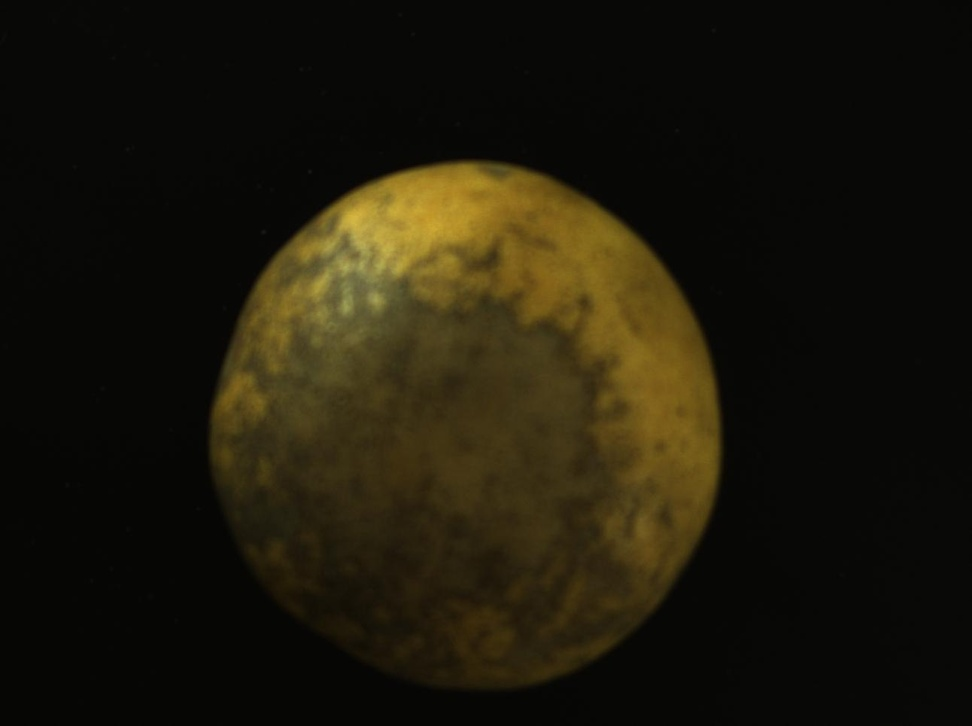
#> input picture youzi-picture/Image8.jpg, 972 x 726 px, shrunk from 1292 x 964 before the run
$ python main.py
#> lines starting #> are read from the running program, lines starting #| are printed output that depends on the picture; after the words box and inside, x2 and y2 are one past the last pixel; in counts of white or black regions, pixels touching at a corner belong together
### header.py
import cv2
import numpy as np

class Detect(object):

    # 将RGB图像转为HSI图像 返回h通道，s通道，i通道图像以及hsi图像
    def rgb2hsi(self, image):
        b, g, r = cv2.split(image)  # 读取通道
        r = r / 255.0  # 归一化
        g = g / 255.0
        b = b / 255.0
        eps = 1e-6  # 防止除零

        img_i = (r + g + b) / 3  # I分量

        img_h = np.zeros(r.shape, dtype=np.float32)
        img_s = np.zeros(r.shape, dtype=np.float32)
        min_rgb = np.zeros(r.shape, dtype=np.float32)
        # 获取RGB中最小值
        min_rgb = np.where((r <= g) & (r <= b), r, min_rgb)
        min_rgb = np.where((g <= r) & (g <= b), g, min_rgb)
        min_rgb = np.where((b <= g) & (b <= r), b, min_rgb)
        img_s = 1 - 3 * min_rgb / (r + g + b + eps)  # S分量

        num = ((r - g) + (r - b)) / 2
        den = np.sqrt((r - g) ** 2 + (r - b) * (g - b))
        theta = np.arccos(num / (den + eps))
        img_h = np.where((b - g) > 0, 2 * np.pi - theta, theta)  # H分量
        img_h = np.where(img_s == 0, 0, img_h)

        img_h = img_h / (2 * np.pi)  # 归一化
        temp_s = img_s - np.min(img_s)
        temp_i = img_i - np.min(img_i)
        img_s = temp_s / np.max(temp_s)
        img_i = temp_i / np.max(temp_i)

        image_hsi = cv2.merge([img_h, img_s, img_i])
        return img_h, img_s, img_i, image_hsi

    def nothing(self, x):
        pass

    # 图像预处理与轮廓获取
    def findcont(self, image):
        image = cv2.cvtColor(image, cv2.COLOR_BGR2GRAY)
        reval_T_2, dst_Tri_2 = cv2.threshold(image, 10, 255, cv2.THRESH_BINARY_INV)
        dst_Tri_2 = ~dst_Tri_2  # 黑白像素转置
        contours, hierarchy = cv2.findContours(dst_Tri_2, cv2.RETR_TREE, cv2.CHAIN_APPROX_SIMPLE)
        return contours, hierarchy

    # 获取最大面积轮廓的凸包并返回
    def get_hull(self, contours):
        # 找到最大面积的轮廓
        area = []
        for i in range(len(contours)):
            area.append(cv2.contourArea(contours[i]))
        max_index = np.argmax(np.array(area))
        # 获取最大面积的凸包[hull]
        hull = cv2.convexHull(contours[max_index])
        return hull

    # 获取凸包hull的roi区域并返回
    def return_roi(self, height, width, hull):
        roi = np.zeros((height, width), dtype=np.uint8)
        roi.fill(128)
        cv2.fillPoly(roi, [hull], (255), 8, 0)
        return roi

    # 获取图像中黑色像素的个数
    def get_blackNum(self, height, width, image):
        # 建立一个与图像尺寸相同的全零数组
        npim = np.zeros((height, width), dtype=np.uint8)
        # 将图像3个通道相加赋值给空数组
        npim[:] = image[:, :]
        cont = len(npim[npim == 0])
        return cont

    # 判断是否是好果子
    def judge_ifgood(self, cont, hull_area, image):
        font = cv2.FONT_HERSHEY_SIMPLEX
        if (cont / hull_area <= 0.2):
            cv2.putText(image, "This is good", (0, 250), font, 3, (0, 255, 0), 15,
                        cv2.FONT_HERSHEY_SCRIPT_SIMPLEX)
        else:
            cv2.putText(image, "This is bad", (0, 250), font, 3, (0, 255, 0), 15,
                        cv2.FONT_HERSHEY_SCRIPT_SIMPLEX)
        return image

### main.py
from header import *

# 定义类
detect = Detect()
# 读取图像
img = cv2.imread("./youzi-picture/Image8.jpg")
#> img is the input picture: shape (726, 972, 3); mean B, G, R 10.7, 24.1, 28.5
img_2 = img.copy()
final_result = img.copy()
height, width, _ = img.shape
# 将RGB图像转为HSI图像，并且返回S通道图像
img_h, img_s, img_i, hsi_img = detect.rgb2hsi(img)
#> in rgb2hsi, `image_hsi = cv2.merge([img_h, img_s, img_i])`:
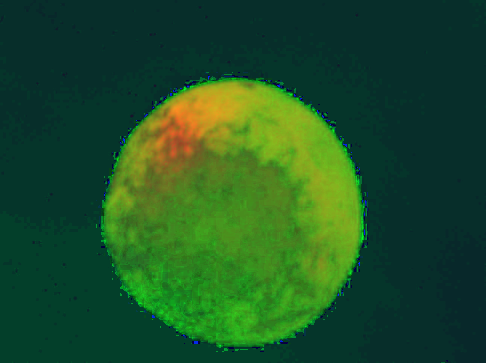
#> image_hsi: shape (726, 972, 3) float64 (shown at 1/2 size); mean of channels 0, 1, 2 0.154, 0.315, 0.118; drawn as B, G, R
cv2.namedWindow("dst_Tri")
min_thre = 150
cv2.createTrackbar('thre', "dst_Tri", min_thre, 255, detect.nothing)           # createTrackbar

# while True:
cv2.imshow("img", img)      # 原图像
cv2.imshow("hsi_img", img_s)        # s通道图像

# k = cv2.waitKey(1) & 0xFF
# if k == 27:
#     break
thre = cv2.getTrackbarPos('thre', "dst_Tri")
reval_T, dst_Tri = cv2.threshold(img_s * 255, thre, 255, cv2.THRESH_BINARY_INV)
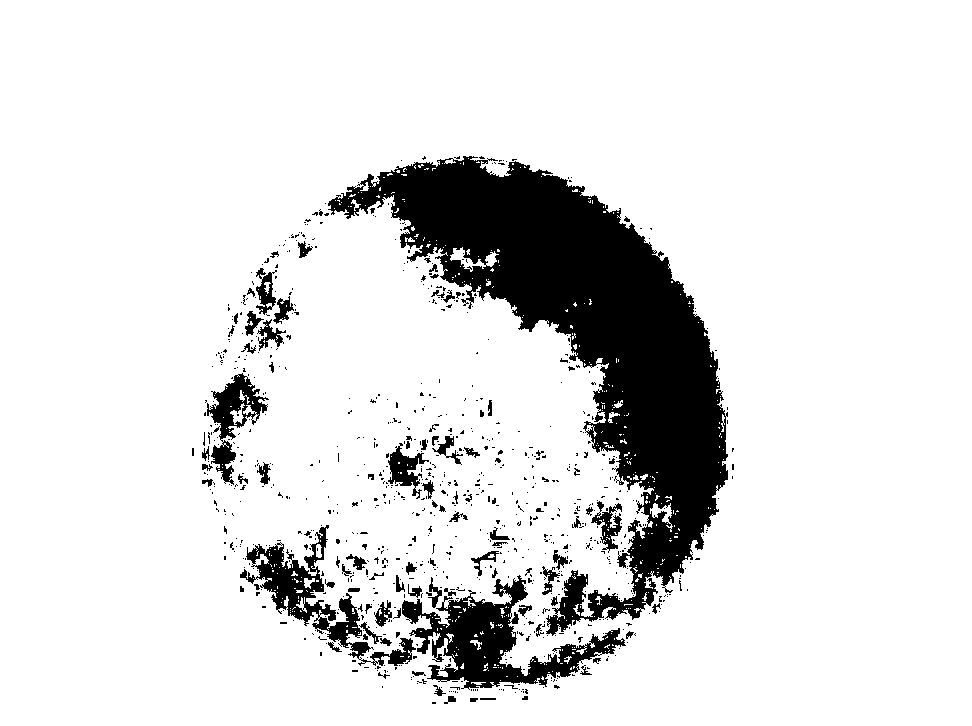
#> dst_Tri: shape (726, 972) float64; 87.5% white; 876 black regions (783 under 20 px), largest, box (x1, y1, x2, y2) and area: (328, 156, 728, 636) 61646, (402, 575, 626, 690) 8632, (240, 525, 416, 666) 5057
#> reval_T = 150
cv2.imshow("dst_Tri", dst_Tri)      # 该图像为s通道阈值处理后的图像
draw_img = dst_Tri.copy()

# 图像预处理以及查找轮廓并返回
contours, hierarchy = detect.findcont(img_2)
#> in findcont, `reval_T_2, dst_Tri_2 = cv2.threshold(image, 10, 255, cv2.THRESH_BINARY..`:
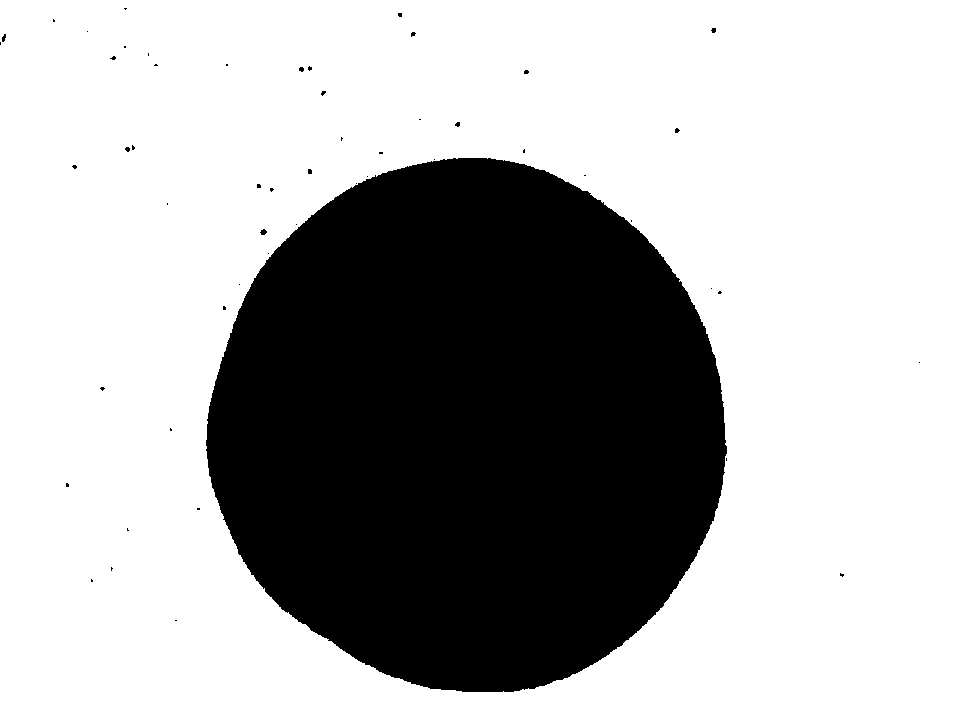
#> dst_Tri_2: shape (726, 972); 69.4% white; 54 black regions (49 under 20 px), largest, box (x1, y1, x2, y2) and area: (206, 158, 727, 692) 215402, (260, 229, 267, 235) 29, (2, 34, 6, 42) 22, (711, 28, 716, 33) 20, (299, 67, 304, 72) 20
#> in findcont, `contours, hierarchy = cv2.findContours(dst_Tri_2, cv2.RETR_TREE, cv2.C..`: contours = 54 contours, 52 with area under 20; largest, box (x1, y1, x2, y2) and area: (206, 158, 727, 692) 214625, (260, 229, 267, 235) 20
# 获取凸包[hull]
hull = detect.get_hull(contours)
#> the loop in get_hull, `for i in range(len(contours)):` made 54 passes
#> after the loop in get_hull, `for i in range(len(contours)):`: area = 54 values, max 214625 at index 28, min 0 at index 0, mean 3978.9
#> in get_hull, `max_index = np.argmax(np.array(area))`: max_index = 28
#> in get_hull, `hull = cv2.convexHull(contours[max_index])`: hull = contour of 93 points, box (x1, y1, x2, y2) (206, 158, 727, 692), area 215760
# 获取[hull]的roi区域
roi = detect.return_roi(height, width, hull)
#> in return_roi, `cv2.fillPoly(roi, [hull], (255), 8, 0)`:
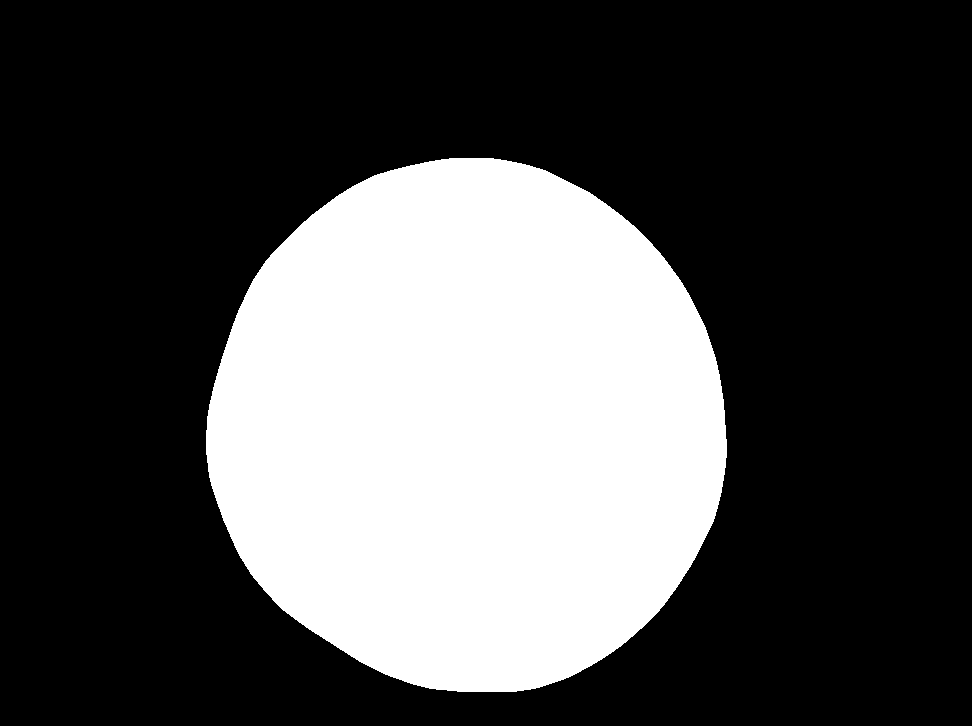
#> roi: shape (726, 972); values 128 (black) and 255 (white), 30.7% white; 1 white region, box (x1, y1, x2, y2) and area: (206, 158, 727, 692) 216497
cv2.imshow("roi", roi)      # roi区域图像
draw_img = cv2.bitwise_and(draw_img, draw_img, mask=roi)
cv2.imshow("draw_img", draw_img)        # roi区域提取后的图像

# 计算凸包面积
hull_area = cv2.contourArea(hull)
#> hull_area = 215760.5
print("图像的宽度：", width)
#| 图像的宽度： 972
print("图像的高度：", height)
#| 图像的高度： 726
print("图像的整体面积：", width * height)
#| 图像的整体面积： 705672
print("获取凸包面积为：", hull_area)
#| 获取凸包面积为： 215760.5

# 遍历图像获取图像中黑色像素的个数
cont = detect.get_blackNum(height, width, draw_img)
#> in get_blackNum, `cont = len(npim[npim == 0])`: cont = 88008
#> cont = 88008
print("图像中黑色像素的个数为：", cont)
#| 图像中黑色像素的个数为： 88008

# 最后进行判断，确定这个果子是否是一个好果子
# 如果黑色像素占整个凸包的白分子20，那么则选定这个果子是一个怀果子
final_result = detect.judge_ifgood(cont, hull_area, final_result)
#> in judge_ifgood, `font = cv2.FONT_HERSHEY_SIMPLEX`: font = 0
#> in judge_ifgood, `cv2.putText(image, "This is bad", (0, 250), font, 3, (0, 255, 0), 15, ..`:
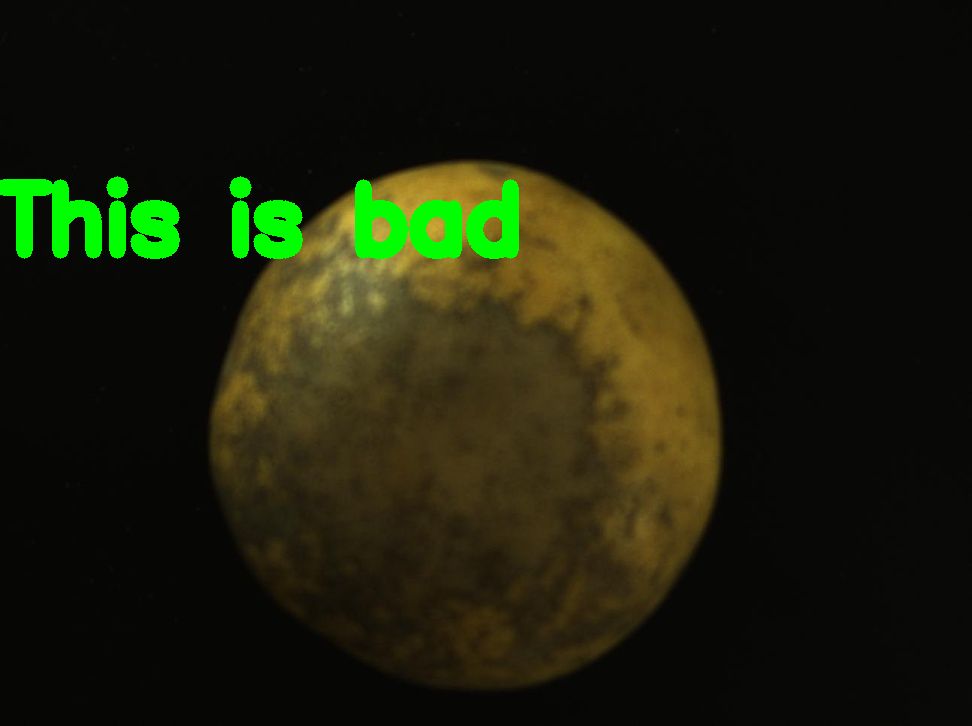
#> image: shape (726, 972, 3); mean B, G, R 10.1, 29.5, 26.6

cv2.imshow("final_result", final_result)

cv2.waitKey(0)

$ run again, with youzi-picture/Image1.jpg copied over youzi-picture/Image8.jpg
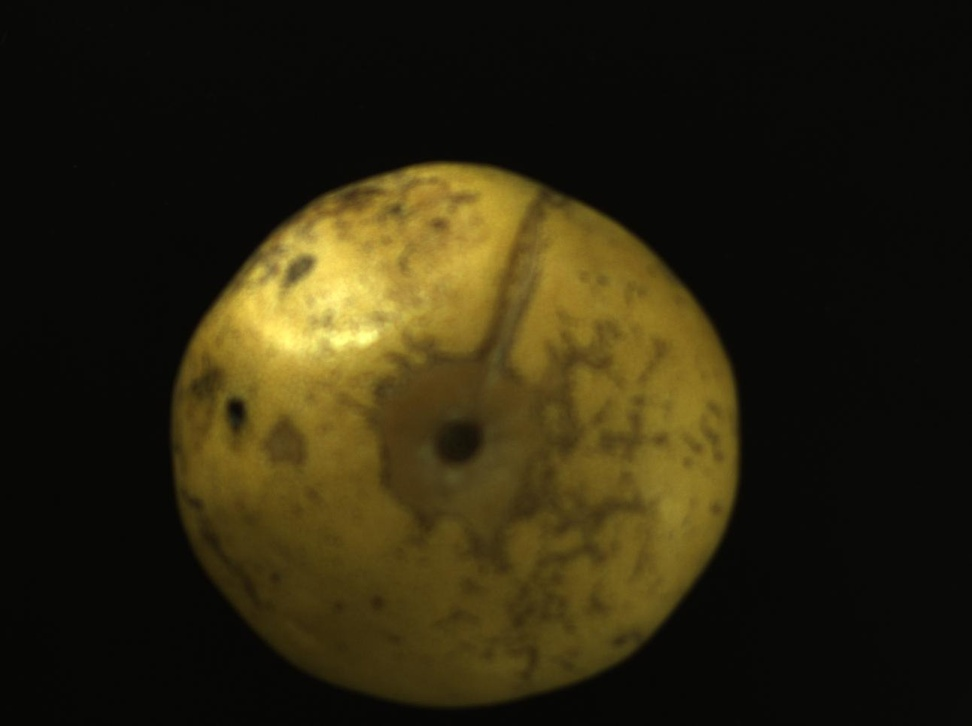
#> input picture youzi-picture/Image1.jpg, 972 x 726 px, shrunk from 1292 x 964 before the run
#> img is the input picture: shape (726, 972, 3); mean B, G, R 14.5, 36.4, 43.1
#> `reval_T, dst_Tri = cv2.threshold(img_s * 255, thre, 255, cv2.THRESH_BI..`:
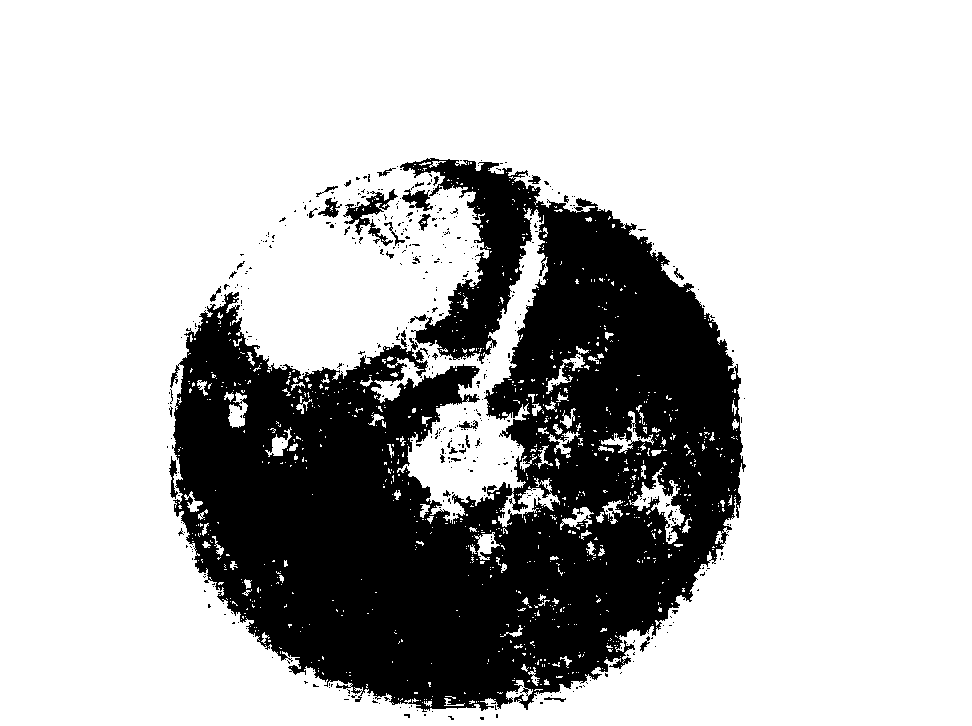
#> dst_Tri: shape (726, 972) float64; 74.2% white; 487 black regions (457 under 20 px), largest, box (x1, y1, x2, y2) and area: (170, 158, 746, 712) 177699, (343, 189, 398, 246) 908, (402, 189, 433, 211) 347
#> reval_T = 150
#> in findcont, `contours, hierarchy = cv2.findContours(dst_Tri_2, cv2.RETR_TREE, cv2.C..`: contours = 32 contours, 31 with area under 20; largest, box (x1, y1, x2, y2) and area: (168, 158, 745, 711) 246419
#> the loop in get_hull, `for i in range(len(contours)):` made 32 passes
#> after the loop in get_hull, `for i in range(len(contours)):`: area = 32 values, max 246419 at index 20, min 0 at index 1, mean 7702.6
#> max_index = 20
#> in get_hull, `hull = cv2.convexHull(contours[max_index])`: hull = contour of 92 points, box (x1, y1, x2, y2) (168, 158, 745, 711), area 248040
#> hull_area = 248040
#| 图像的宽度： 972
#| 图像的高度： 726
#| 图像的整体面积： 705672
#| 获取凸包面积为： 248040.0
#> in get_blackNum, `cont = len(npim[npim == 0])`: cont = 182002
#| 图像中黑色像素的个数为： 182002
#> font = 0
#> in judge_ifgood, `cv2.putText(image, "This is bad", (0, 250), font, 3, (0, 255, 0), 15, ..`:
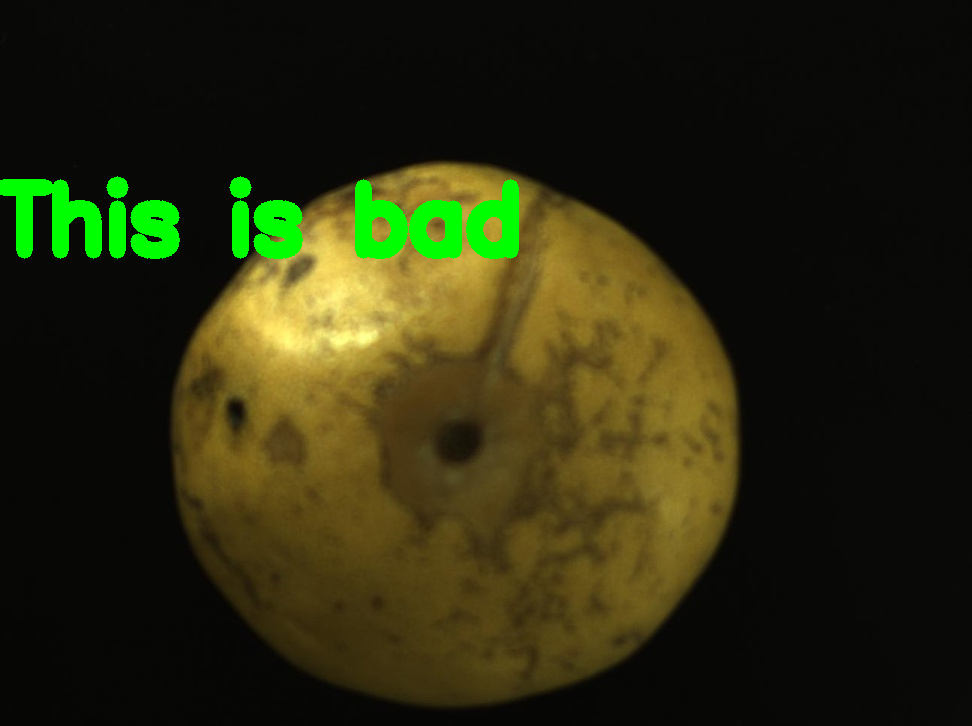
#> image: shape (726, 972, 3); mean B, G, R 13.8, 41.5, 41
